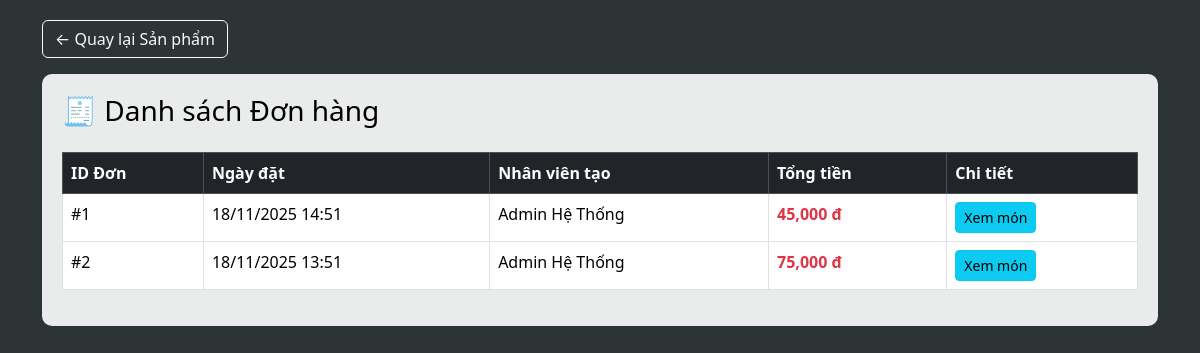
Screenshot of /order.php (signed in) with the database file from the repository.
### tables this page shows
CREATE TABLE `orders` (
  `id` int(11) NOT NULL AUTO_INCREMENT,
  `user_id` int(11) DEFAULT NULL,
  `customer_id` int(11) DEFAULT NULL,
  `order_date` datetime DEFAULT current_timestamp(),
  `total` decimal(10,2) DEFAULT 0.00,
  PRIMARY KEY (`id`),
  KEY `user_id` (`user_id`),
  CONSTRAINT `orders_ibfk_1` FOREIGN KEY (`user_id`) REFERENCES `users` (`id`) ON DELETE SET NULL
);

CREATE TABLE `users` (
  `id` int(11) NOT NULL AUTO_INCREMENT,
  `username` varchar(50) NOT NULL,
  `password` varchar(255) NOT NULL,
  `fullname` varchar(100) DEFAULT NULL,
  `role` enum('admin','nhanvien') DEFAULT 'nhanvien',
  `created_at` timestamp NOT NULL DEFAULT current_timestamp(),
  PRIMARY KEY (`id`),
  UNIQUE KEY `username` (`username`)
);

### order.php (the view, shortened to what this page needs)
<?php
require_once __DIR__ . '/config.php';
?>
<!DOCTYPE html>
<html lang="vi">
<head>
    <link href="https://cdn.jsdelivr.net/npm/bootstrap@5.3.2/dist/css/bootstrap.min.css" rel="stylesheet">
    <link href="https://cdn.jsdelivr.net/npm/bootstrap-icons@1.10.5/font/bootstrap-icons.css" rel="stylesheet">
</head>
<body>
    <div class="container">
        <div class="mb-3">
            <a href="index.php" class="btn btn-outline-light">&larr; Quay lại Sản phẩm</a>
        </div>
        <div class="container-box">
            <h3 class="mb-4">🧾 Danh sách Đơn hàng</h3>
            <table class="table table-bordered table-hover">
                <thead class="table-dark">
                    <tr>
                        <th>ID Đơn</th>
                        <th>Ngày đặt</th>
                        <th>Nhân viên tạo</th>
                        <th>Tổng tiền</th>
                        <th>Chi tiết</th>
                    </tr>
                </thead>
                <tbody>
                    <?php
                    $sql = "SELECT o.*, u.fullname as staff_name
                            FROM orders o
                            LEFT JOIN users u ON o.user_id = u.id
                            ORDER BY o.order_date DESC";
                    $stmt = $pdo->query($sql);
                    while ($row = $stmt->fetch()):
                    ?>
                    <tr>
                        <td>#<?= $row['id'] ?></td>
                        <td><?= date('d/m/Y H:i', strtotime($row['order_date'])) ?></td>
                        <td><?= htmlspecialchars($row['staff_name'] ?? 'Khách vãng lai') ?></td>
                        <td class="fw-bold text-danger"><?= number_format($row['total'], 0) ?> đ</td>
                        <td>
                            <a href="#" class="btn btn-sm btn-info">Xem món</a>
                        </td>
                    </tr>
                    <?php endwhile; ?>
                </tbody>
            </table>
        </div>
    </div>
</body>
</html>

### order.php (style rules this page uses)
body { background: #2d3436; color: #fff; padding: 20px; }
.container-box { background: rgba(255,255,255,0.9); color: #000; padding: 20px; border-radius: 10px; }

### rows the page displays
orders: id "1", order_date "18/11/2025 14:51", user.fullname "Admin Hệ Thống", total "45,000"
orders: id "2", order_date "18/11/2025 13:51", user.fullname "Admin Hệ Thống", total "75,000"
